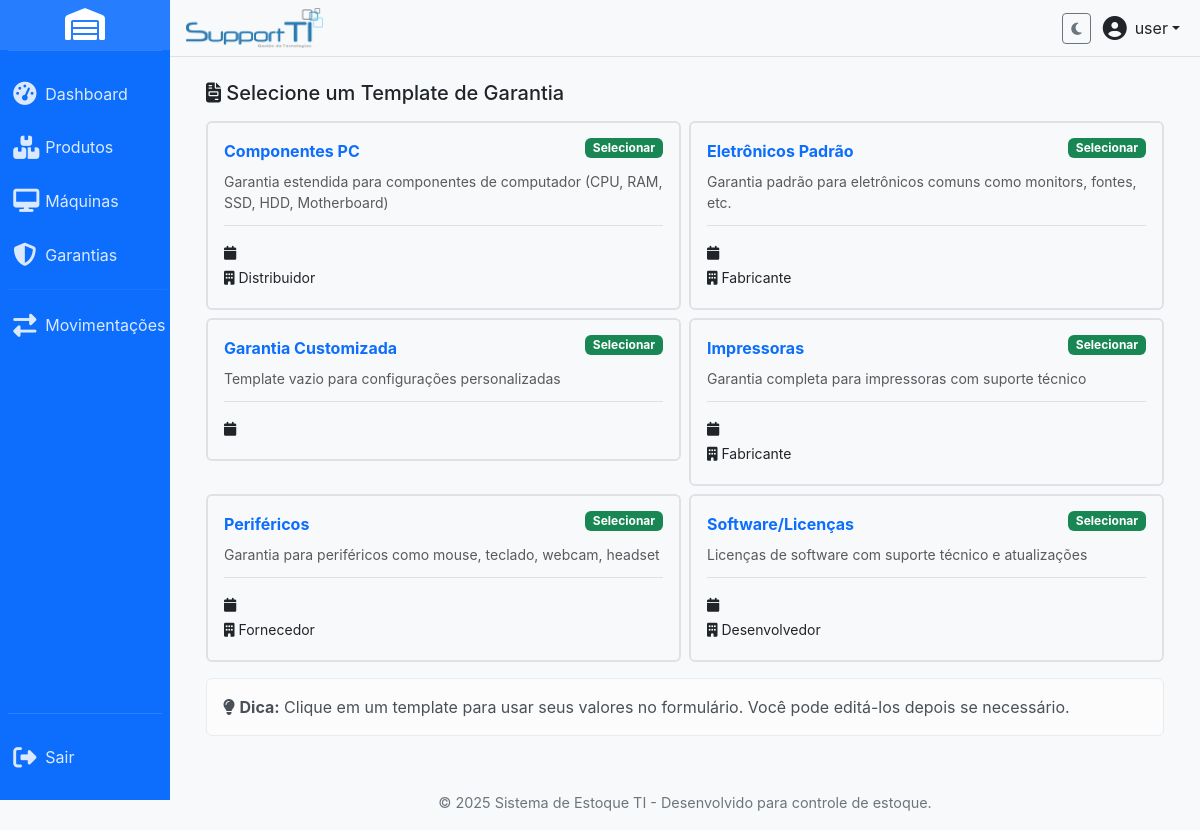
The app's page /warranty_template_selector.php (signed in) with its own data.
### tables this page shows
CREATE TABLE IF NOT EXISTS `warranty_templates` (
  `id` int(11) NOT NULL AUTO_INCREMENT,
  `name` varchar(100) NOT NULL COMMENT 'Nome do template (ex: Eletrônicos Padrão)',
  `description` text DEFAULT NULL COMMENT 'Descrição detalhada do template',
  `period_value` int(11) NOT NULL COMMENT 'Valor do período (ex: 12)',
  `period_unit` enum('days','months','years') NOT NULL DEFAULT 'months' COMMENT 'Unidade do período',
  `warranty_provider` varchar(255) DEFAULT NULL COMMENT 'Fornecedor padrão da garantia',
  `warranty_notes` text DEFAULT NULL COMMENT 'Notas padrão que aparecem em todas as garantias deste template',
  `is_active` tinyint(1) DEFAULT 1 COMMENT '1 = Ativo, 0 = Inativo',
  `created_at` timestamp NOT NULL DEFAULT current_timestamp() COMMENT 'Data de criação',
  `updated_at` timestamp NOT NULL DEFAULT current_timestamp() ON UPDATE current_timestamp() COMMENT 'Última atualização',
  PRIMARY KEY (`id`),
  UNIQUE KEY `name` (`name`),
  KEY `idx_is_active` (`is_active`),
  KEY `idx_created_at` (`created_at`),
  KEY `idx_name` (`name`)
);

### includes/warranty_functions.php (called while the page is built, shortened)
<?php
function getActiveTemplates($pdo) {
    try {
        $stmt = $pdo->prepare("
            SELECT
                id,
                name,
                description,
                period_value,
                period_unit,
                warranty_provider,
                warranty_notes,
                created_at
            FROM warranty_templates
            WHERE is_active = 1
            ORDER BY name ASC
        ");
        $stmt->execute();
        return $stmt->fetchAll(PDO::FETCH_ASSOC);
    } catch (PDOException $e) {
        error_log("Erro ao obter templates: " . $e->getMessage());
        return [];
    }
}
?>

### warranty_template_selector.php (the view, shortened to what this page needs)
<?php
$pdo = getConnection();
$templates = getActiveTemplates($pdo);
$is_modal = isset($_GET['modal']) && $_GET['modal'] === 'true';
?>
<?php if (!$is_modal): ?>
    <?php include 'includes/header.php'; ?>
    <div class="container-fluid">
<?php endif; ?>
<div id="templateSelectorContainer">
    <h5 class="mb-3">
        <i class="fas fa-file-invoice"></i> Selecione um Template de Garantia
    </h5>
    <?php if (empty($templates)): ?>
        <div class="alert alert-info">
            <i class="fas fa-info-circle"></i> Nenhum template disponível
        </div>
    <?php else: ?>
        <div class="row g-2">
            <?php foreach ($templates as $template): ?>
                <div class="col-md-6">
                    <button class="btn btn-outline-primary w-100 p-3 text-start template-selector"
                            data-template-id="<?php echo $template['id']; ?>"
                            data-template-name="<?php echo htmlspecialchars($template['name']); ?>"
                            data-warranty-provider="<?php echo htmlspecialchars($template['warranty_provider'] ?? ''); ?>"
                            data-warranty-period-value="<?php echo $template['warranty_period_value']; ?>"
                            data-warranty-period-unit="<?php echo $template['warranty_period_unit']; ?>"
                            data-warranty-notes="<?php echo htmlspecialchars($template['warranty_notes'] ?? ''); ?>">
                        <div class="d-flex justify-content-between align-items-start mb-2">
                            <strong><?php echo htmlspecialchars($template['name']); ?></strong>
                            <small class="badge bg-success">Selecionar</small>
                        </div>
                        <?php if ($template['description']): ?>
                            <small class="text-muted d-block mb-2">
                                <?php echo htmlspecialchars($template['description']); ?>
                            </small>
                        <?php endif; ?>
                        <div class="template-info small">
                            <div class="text-dark">
                                <i class="fas fa-calendar"></i>
                            </div>
                            <?php if ($template['warranty_provider']): ?>
                                <div class="text-dark">
                                    <i class="fas fa-building"></i>
                                    <?php echo htmlspecialchars($template['warranty_provider']); ?>
                                </div>
                            <?php endif; ?>
                        </div>
                    </button>
                </div>
            <?php endforeach; ?>
        </div>
        <div class="mt-3 alert alert-light">
            <i class="fas fa-lightbulb"></i>
            <strong>Dica:</strong> Clique em um template para usar seus valores no formulário.
            Você pode editá-los depois se necessário.
        </div>
    <?php endif; ?>
</div>
<?php if (!$is_modal): ?>
    </div>
    <?php include 'includes/footer.php'; ?>
<?php endif; ?>

### CSS/themes.css (style rules this page uses)
.theme-blue { --primary-color: #0d6efd; --primary-dark: #0a58ca; --primary-light: #3b82f6; }

### CSS/custom.css (style rules this page uses)
:root { --primary-color: #0d6efd; --primary-dark: #0a58ca; --primary-light: #3b82f6; --secondary-color: #6c757d; --accent-color: #ffffff; --light-bg: #f8f9fa; --text-light: #ffffff; --text-dark: #212529; --border-color: #e9ecef; --hover-color: rgba(255, 255, 255, 0.1); --active-color: #0b5ed7; --border-radius-base: 0.375rem; --box-shadow-base: 0 4px 15px rgba(0, 0, 0, 0.07); --sidebar-width: 170px; --sidebar-collapsed-width: 80px; --transition-speed: 0.3s; }
body { background-color: var(--light-bg); font-family: -apple-system, BlinkMacSystemFont, "Segoe UI", Roboto, "Helvetica Neue", Arial, sans-serif; color: var(--text-dark); overflow-x: hidden; }

### warranty_template_selector.php (style rules this page uses)
.template-selector { border: 2px solid #dee2e6; transition: all 0.3s ease; }
.template-info { margin-top: 0.75rem; padding-top: 0.75rem; border-top: 1px solid rgba(0, 0, 0, 0.1); }
.template-info > div { margin: 0.25rem 0; }

### records on screen
warranty_templates: name "Componentes PC", description "Garantia estendida para componentes de computador (CPU, RAM, SSD, HDD, Motherboard)", warranty_provider "Distribuidor"
warranty_templates: name "Eletrônicos Padrão", description "Garantia padrão para eletrônicos comuns como monitors, fontes, etc.", warranty_provider "Fabricante"
warranty_templates: name "Garantia Customizada", description "Template vazio para configurações personalizadas"
warranty_templates: name "Impressoras", description "Garantia completa para impressoras com suporte técnico", warranty_provider "Fabricante"
warranty_templates: name "Periféricos", description "Garantia para periféricos como mouse, teclado, webcam, headset", warranty_provider "Fornecedor"
warranty_templates: name "Software/Licenças", description "Licenças de software com suporte técnico e atualizações", warranty_provider "Desenvolvedor"

### other values on screen
$_SESSION["username"] "user"
SITE_NAME "Sistema de Estoque TI"
